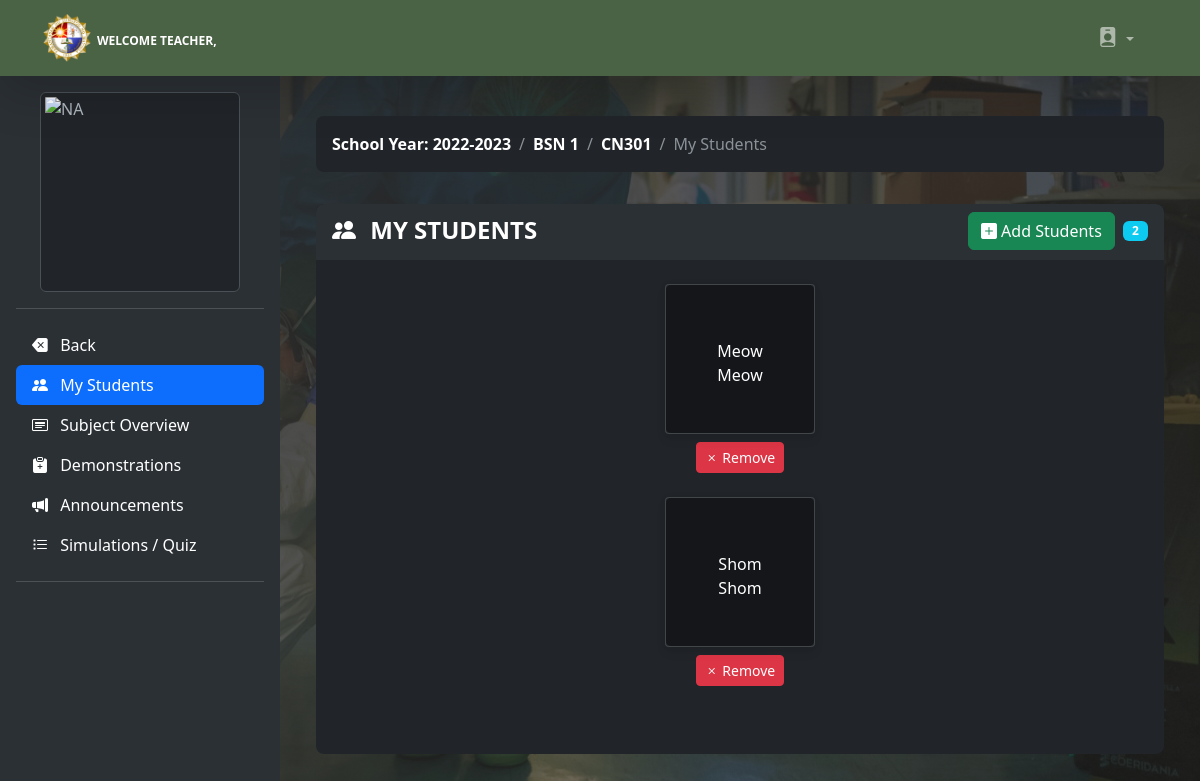
The page /teacher_my_students.php?id=1 (signed in) on the database its author committed.
### tables this page shows
CREATE TABLE `school_year` (
  `school_year_id` int(11) NOT NULL,
  `school_year` varchar(100) NOT NULL
);

CREATE TABLE `teacher_class` (
  `teacher_class_id` int(11) NOT NULL,
  `teacher_id` int(11) NOT NULL,
  `class_id` int(11) NOT NULL,
  `subject_id` int(11) NOT NULL,
  `thumbnails` varchar(100) NOT NULL,
  `school_year` varchar(100) NOT NULL,
  `content` varchar(255) NOT NULL
);

CREATE TABLE `class` (
  `class_id` int(11) NOT NULL,
  `class_name` varchar(100) NOT NULL
);

CREATE TABLE `subject` (
  `subject_id` int(11) NOT NULL,
  `subject_code` varchar(100) NOT NULL,
  `subject_title` varchar(100) NOT NULL,
  `category` varchar(100) NOT NULL,
  `description` longtext NOT NULL,
  `unit` int(11) NOT NULL,
  `Pre_req` varchar(100) NOT NULL,
  `semester` varchar(100) NOT NULL
);

CREATE TABLE `teacher_class_student` (
  `teacher_class_student_id` int(11) NOT NULL,
  `teacher_class_id` int(11) NOT NULL,
  `student_id` int(11) NOT NULL,
  `teacher_id` int(11) NOT NULL
);

CREATE TABLE `student` (
  `student_id` int(11) NOT NULL,
  `firstname` varchar(100) NOT NULL,
  `lastname` varchar(100) NOT NULL,
  `class_id` int(11) NOT NULL,
  `username` varchar(100) NOT NULL,
  `password` varchar(100) NOT NULL,
  `location` varchar(100) NOT NULL,
  `status` varchar(100) NOT NULL,
  `email` varchar(320) NOT NULL
);

### count.php (called while the page is built, shortened)
<?php
$school_year_query = mysqli_query($conn, "select * from school_year order by school_year DESC") or die(mysqli_error($conn));
$school_year_query_row = mysqli_fetch_array($school_year_query);
?>

### teacher_my_students.php (the view, shortened to what this page needs)
<?php
include('header.php');
?>
<?php $get_id = $_GET['id']; ?>
<body>
    <?php include('navbar_teacher.php'); ?>
    <div class="d-flex">
        <?php include('teacher_sidebar_my_students.php'); ?>
        <div class="container-fluid my-4 justify-content-center pb-5">
            <div class="container mx-auto">
                <div class="container py-3">
                    <nav aria-label="breadcrumb">
                        <ol class="breadcrumb bg-body rounded-3 p-3">
                            <?php $class_query = mysqli_query($conn, "select * from teacher_class
	LEFT JOIN class ON class.class_id = teacher_class.class_id
	LEFT JOIN subject ON subject.subject_id = teacher_class.subject_id
	where teacher_class_id = '$get_id'") or die(mysqli_error($conn));
                            $class_row = mysqli_fetch_array($class_query);
                            ?>
                            <li class="breadcrumb-item">
                                <a class="link-body-emphasis fw-semibold text-decoration-none" href="#">School Year: <?php echo $school_year_query_row['school_year']; ?></a>
                            </li>
                            <li class="breadcrumb-item">
                                <a class="link-body-emphasis fw-semibold text-decoration-none" href="#"><?php echo $class_row['class_name']; ?></a>
                            </li>
                            <li class="breadcrumb-item">
                                <a class="link-body-emphasis fw-semibold text-decoration-none" href="#"><?php echo $class_row['subject_code']; ?></a>
                            </li>
                            <li class="breadcrumb-item active">
                                My Students
                            </li>
                        </ol>
                    </nav>
                </div>
                <div class="container d-flex flex-wrap flex-column flex-sm-row">
                    <div class="container bg-body rounded-3 p-0 mb-3" style="overflow-y: auto; height: 550px; max-height: 550px; flex: 1;">
                        <div class="container d-flex bg-body-tertiary mb-3 mx-0 p-2 rounded-top-3">
                            <div class="col text-uppercase pt-1 px-2">
                                <h4 style="font-weight: 800; color: #fff;"><i class="bi bi-people-fill me-2"></i> my students</h4>
                            </div>
                            <?php
                            $my_student = mysqli_query($conn, "SELECT * FROM teacher_class_student
														LEFT JOIN student ON student.student_id = teacher_class_student.student_id
														INNER JOIN class ON class.class_id = student.class_id where teacher_class_id = '$get_id' order by lastname ") or die(mysqli_error($conn));
                            $count_my_student = mysqli_num_rows($my_student); ?>
                            <div>
                                <a href="teacher_add_student.php<?php echo '?id=' . $get_id; ?>">
                                    <button class="btn btn-success me-1"><i class="bi bi-plus-square-fill"></i></i> Add Students</button>
                                </a>
                                <span class="badge bg-info my-2 me-2" style="height: 20px; width: 25px;"><?php echo $count_my_student; ?></span>
                            </div>
                        </div>
                        <div class="container justify-content-sm-center">
                            <?php
                            if ($count_my_student != '0') {
                                while ($row = mysqli_fetch_array($my_student)) {
                                    $id = $row['teacher_class_student_id'];
                            ?>
                                    <div class="col-sm-auto class-box justify-content-center text-center my-4" id="del<?php echo $id; ?>">
                                        <div class="card card-1 mx-auto mb-2 p-4" style="background-image: url('admin/<?php echo $row['location'] ?>'); background-size: cover; width: 150px; height: 150px;">
                                            <a href="teacher_student_progress.php?id=<?php echo $get_id; ?>&student_id=<?php echo $row['student_id']; ?>">
                                                <div class="card-img-overlay d-flex flex-column justify-content-center" style="background-color: rgba(0, 0, 0, 0.4);">
                                                    <p class="mb-0 mt-2 text-white"><?php echo $row['lastname']; ?></p>
                                                    <p class="mb-0 text-white"><?php echo $row['firstname']; ?></p>
                                                </div>
                                            </a>
                                        </div>
                                        <a class="btn btn-danger btn-sm remove-message" data-message-id="<?php echo $id; ?>" data-bs-toggle="modal" data-bs-target="#myModal">
                                            <i class="bi bi-x"></i> Remove
                                        </a>
                                    </div>
                                <?php
                                }
                            } else {
                                ?>
                                <div class="container p-4">
                                    <div class="alert alert-info p-2 mt-3"><i class="bi bi-info-circle"></i> No Students</div>
                                </div>
                            <?php
                            }
                            ?>
                        </div>
                    </div>
                </div>
            </div>
        </div>
    </div>
</body>

### rows shown on the page
school_year: school_year "2022-2023"
teacher_class: class.class_name "BSN 1", subject.subject_code "CN301"
teacher_class_student: student.lastname "Meow", student.firstname "Meow"
teacher_class_student: student.lastname "Shom", student.firstname "Shom"

### other values the page prints
$count_my_student "2"
